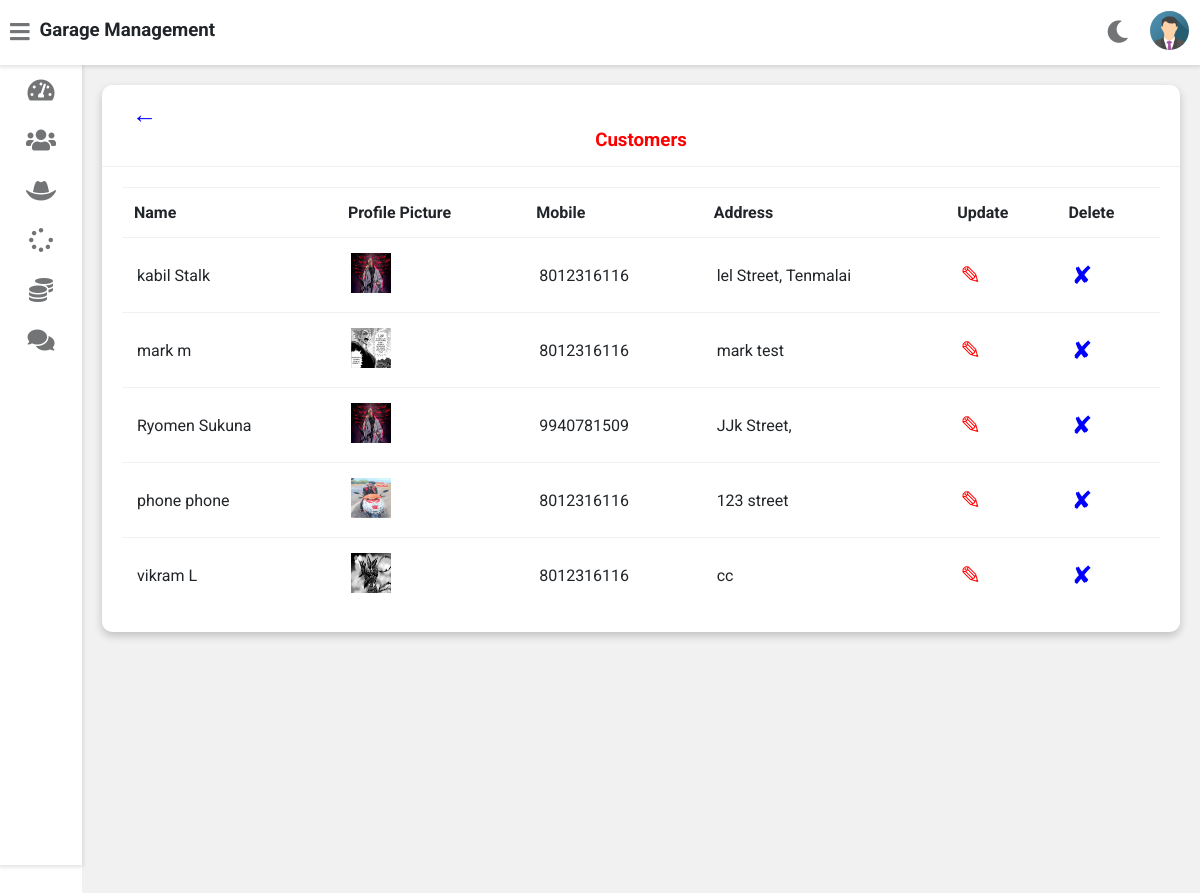
Page /admin-view-customer (signed in) on the committed database.
### vehicle/models.py (models this page shows, shortened)
class Customer(models.Model):
    user=models.OneToOneField(User,on_delete=models.CASCADE)
    profile_pic= models.ImageField(upload_to='profile_pic/CustomerProfilePic/',null=True,blank=True)
    address = models.CharField(max_length=40)
    mobile = models.CharField(max_length=20,null=False)
    @property
    def get_name(self):
        return self.user.first_name+" "+self.user.last_name

### vehicle/views.py (the view)
# urls.py: path('admin-view-customer',views.admin_view_customer_view,name='admin-view-customer'),
@login_required(login_url='adminlogin')
def admin_view_customer_view(request):
    customers=models.Customer.objects.all()
    return render(request,'vehicle/admin_view_customer.html',{'customers':customers})

### templates/vehicle/admin_view_customer.html
{% extends 'vehicle/adminbase.html' %}
{% block content %}
{% load static %}
<div class="wrapper">
  <div class="row">
    <div class="col-12 col-m-12 col-sm-12">
      <div class="card">
        <div class="card-header">
          <a href="{% url 'admin-customer' %}" class="back-button" style="color: blue; text-decoration: none; font-size: 25px;">&larr;</a>
          <h3 style="color:red; text-align:center">Customers</h3>
        </div>
        <div class="card-content">
          <table>
            <thead>
              <tr>
                <th>Name</th>
                <th>Profile Picture</th>
                <th>Mobile</th>
                <th>Address</th>
                <th>Update</th>
                <th>Delete</th>
              </tr>
            </thead>
            <tbody>
              {% for c in customers %}
              <tr>
                <td>{{ c.get_name }}</td>
                <td><img src="{% static c.profile_pic.url %}" alt="Profile Pic" height="40px" width="40px" /></td>
                <td>{{ c.mobile }}</td>
                <td>{{ c.address }}</td>
                <td><a style="color:red; text-decoration:none;font-size:25px;" href="{% url 'update-customer' c.id %}">&#9998;</a></td>
                <td><a style="color:blue; text-decoration:none;font-size:25px;" href="{% url 'delete-customer' c.id %}">&#10008;</a></td>
              </tr>
              {% endfor %}
            </tbody>
          </table>
        </div>
      </div>
    </div>
  </div>
  <br><br><br><br><br><br><br><br><br><br><br><br><br><br><br><br>
</div>
{% endblock content %}

### templates/vehicle/adminbase.html (shortened to what this page needs)
<!DOCTYPE html>
{% load static %}
<html>
<head>
	<link rel="stylesheet" type="text/css" href="https://cdnjs.cloudflare.com/ajax/libs/Chart.js/2.9.3/Chart.min.css">
	<link rel="stylesheet" type="text/css" href="{% static "fontawesome-free/css/all.min.css" %}">
	<link rel="stylesheet" type="text/css" href="{% static "style.css" %}">
</head>
<body class="overlay-scrollbar">
	<div class="navbar">
		<ul class="navbar-nav">
			<li class="nav-item">
				<a class="nav-link">
					<i class="fas fa-bars" onclick="collapseSidebar()"></i>
				</a>
			</li>
			<li class="nav-item">
				<h3>Garage Management</h3>
			</li>
		</ul>
		<ul class="navbar-nav nav-right">
			<li class="nav-item mode">
				<a class="nav-link" href="#" onclick="switchTheme()">
					<i class="fas fa-moon dark-icon"></i>
				</a>
			</li>
			<li class="nav-item avt-wrapper">
				<div class="avt dropdown">
					<img src="{% static "images/admin.png" %} " alt="User image" class="dropdown-toggle" data-toggle="user-menu">
				</div>
			</li>
		</ul>
	</div>
	<div class="sidebar">
		<ul class="sidebar-nav">
			<li class="sidebar-nav-item">
				<a href="/admin-dashboard" class="sidebar-nav-link">
					<div>
						<i class="fas fa-tachometer-alt"></i>
					</div>
				</a>
			</li>
			<li class="sidebar-nav-item">
				<a href="/admin-customer" class="sidebar-nav-link">
					<div>
						<i class="fas fa-users"></i>
					</div>
				</a>
			</li>
			<li class="sidebar-nav-item">
				<a href="/admin-mechanic" class="sidebar-nav-link">
					<div>
						<i class="fas fa-hat-cowboy"></i>
					</div>
				</a>
			</li>
			<li class="sidebar-nav-item">
				<a href="/admin-request" class="sidebar-nav-link">
					<div>
						<i class="fas fa-spinner"></i>
					</div>
				</a>
			</li>
			<li class="sidebar-nav-item">
				<a href="/admin-report" class="sidebar-nav-link">
					<div>
						<i class="fas fa-coins"></i>
					</div>
				</a>
			</li>
			<li class="sidebar-nav-item">
				<a href="/admin-feedback" class="sidebar-nav-link">
					<div>
						<i class="fas fa-comments"></i>
					</div>
				</a>
			</li>
		</ul>
	</div>
	<div class="content">
		{% block content %}
		{% endblock content %}
	</div>
</body>
</html>

### rows in the picture
Customer: get_name "kabil Stalk", profile_pic (picture), mobile "8012316116", address "lel Street, Tenmalai"
Customer: get_name "mark m", profile_pic (picture), mobile "8012316116", address "mark test"
Customer: get_name "Ryomen Sukuna", profile_pic (picture), mobile "9940781509", address "JJk Street,"
Customer: get_name "phone phone", profile_pic (picture), mobile "8012316116", address "123 street"
Customer: get_name "vikram L", profile_pic (picture), mobile "8012316116", address "cc"
